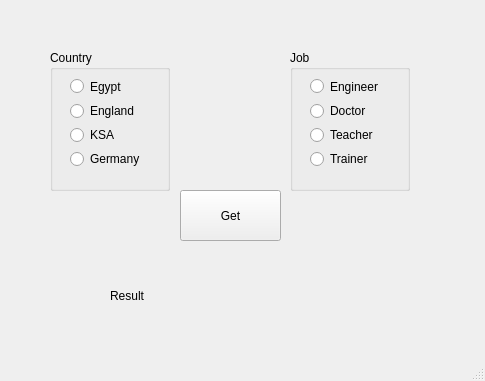
<?xml version="1.0" encoding="UTF-8"?>
<ui version="4.0">
 <class>MainWindow</class>
 <widget class="QMainWindow" name="MainWindow">
  <property name="geometry">
   <rect>
    <x>0</x>
    <y>0</y>
    <width>485</width>
    <height>381</height>
   </rect>
  </property>
  <property name="windowTitle">
   <string>MainWindow</string>
  </property>
  <widget class="QWidget" name="centralwidget">
   <widget class="QGroupBox" name="box_country">
    <property name="geometry">
     <rect>
      <x>50</x>
      <y>50</y>
      <width>120</width>
      <height>141</height>
     </rect>
    </property>
    <property name="title">
     <string>Country</string>
    </property>
    <widget class="QWidget" name="">
     <property name="geometry">
      <rect>
       <x>20</x>
       <y>27</y>
       <width>99</width>
       <height>91</height>
      </rect>
     </property>
     <layout class="QVBoxLayout" name="verticalLayout">
      <item>
       <widget class="QRadioButton" name="egypt">
        <property name="text">
         <string>Egypt</string>
        </property>
       </widget>
      </item>
      <item>
       <widget class="QRadioButton" name="england">
        <property name="text">
         <string>England</string>
        </property>
       </widget>
      </item>
      <item>
       <widget class="QRadioButton" name="ksa">
        <property name="text">
         <string>KSA</string>
        </property>
       </widget>
      </item>
      <item>
       <widget class="QRadioButton" name="germany">
        <property name="text">
         <string>Germany</string>
        </property>
       </widget>
      </item>
     </layout>
    </widget>
   </widget>
   <widget class="QGroupBox" name="box_job">
    <property name="geometry">
     <rect>
      <x>290</x>
      <y>50</y>
      <width>120</width>
      <height>141</height>
     </rect>
    </property>
    <property name="title">
     <string>Job</string>
    </property>
    <widget class="QWidget" name="layoutWidget">
     <property name="geometry">
      <rect>
       <x>20</x>
       <y>27</y>
       <width>99</width>
       <height>91</height>
      </rect>
     </property>
     <layout class="QVBoxLayout" name="verticalLayout_2">
      <item>
       <widget class="QRadioButton" name="engineer">
        <property name="text">
         <string>Engineer</string>
        </property>
       </widget>
      </item>
      <item>
       <widget class="QRadioButton" name="doctor">
        <property name="text">
         <string>Doctor</string>
        </property>
       </widget>
      </item>
      <item>
       <widget class="QRadioButton" name="teacher">
        <property name="text">
         <string>Teacher</string>
        </property>
       </widget>
      </item>
      <item>
       <widget class="QRadioButton" name="trainer">
        <property name="text">
         <string>Trainer</string>
        </property>
       </widget>
      </item>
     </layout>
    </widget>
   </widget>
   <widget class="QPushButton" name="btn_get">
    <property name="geometry">
     <rect>
      <x>180</x>
      <y>190</y>
      <width>101</width>
      <height>51</height>
     </rect>
    </property>
    <property name="text">
     <string>Get</string>
    </property>
   </widget>
   <widget class="QLabel" name="lbl_result">
    <property name="geometry">
     <rect>
      <x>110</x>
      <y>280</y>
      <width>241</width>
      <height>31</height>
     </rect>
    </property>
    <property name="text">
     <string>Result</string>
    </property>
   </widget>
  </widget>
  <widget class="QMenuBar" name="menubar">
   <property name="geometry">
    <rect>
     <x>0</x>
     <y>0</y>
     <width>485</width>
     <height>21</height>
    </rect>
   </property>
  </widget>
  <widget class="QStatusBar" name="statusbar"/>
 </widget>
 <resources/>
 <connections/>
</ui>
